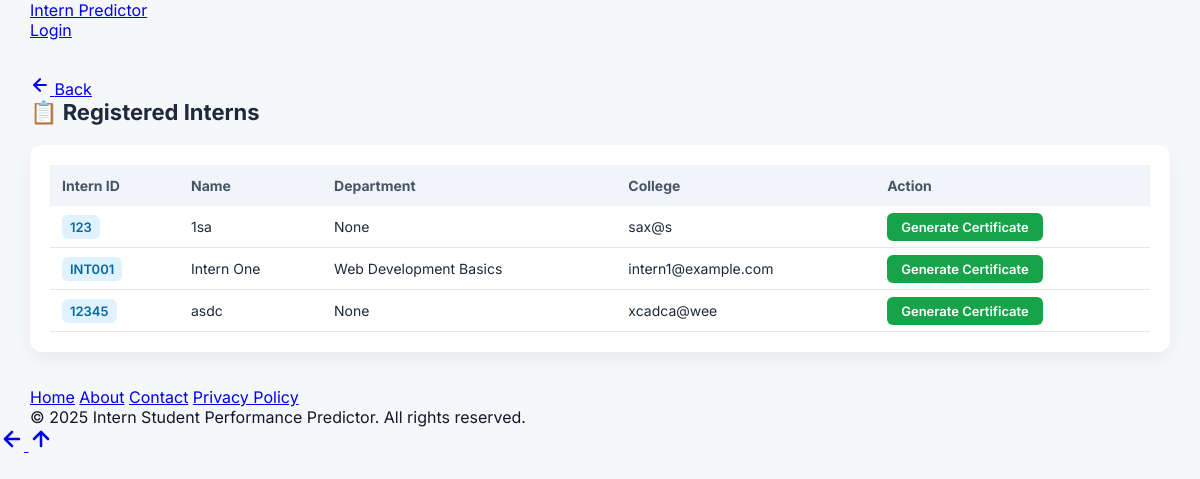
The page /admin/student-list (signed in) on the database its author committed.
### tables this page shows
CREATE TABLE students (
        id INTEGER PRIMARY KEY AUTOINCREMENT,
        unique_student_id TEXT UNIQUE NOT NULL,
        name TEXT NOT NULL,
        email TEXT UNIQUE NOT NULL,
        course_id INTEGER,
        user_id INTEGER UNIQUE,

        -- NEW FIELDS
        internship_type TEXT,
        joining_date TEXT,
        ending_date TEXT,
        college_name TEXT,
        department TEXT,

        FOREIGN KEY (course_id) REFERENCES courses(id),
        FOREIGN KEY (user_id) REFERENCES users(id)
    );

CREATE TABLE courses (
            id INTEGER PRIMARY KEY AUTOINCREMENT,
            name TEXT UNIQUE NOT NULL,
            total_expected_tasks INTEGER DEFAULT 10 -- New: For course completion calculation
        );

### app.py (the view)
@app.route('/admin/student-list')
def student_list():
    if not is_admin_logged_in():
        return redirect(url_for('login'))
    conn = sqlite3.connect(DATABASE)
    cursor = conn.cursor()
    cursor.execute('''
        SELECT s.unique_student_id, s.name, s.email, c.name AS course_name, s.id as student_db_id
        FROM students s
        LEFT JOIN courses c ON s.course_id = c.id
        ORDER BY s.name
    ''')
    students_data = cursor.fetchall()
    conn.close()
    return render_template('student_list.html', username=session['username'], students=students_data)

### app.py (called while the page is built)
def is_admin_logged_in():
    return 'role' in session and session['role'] == 'admin'

### templates/student_list.html (shortened to what this page needs)
{% extends "base.html" %}
{% block content %}
<div class="page-header">
    <h2>📋 Registered Interns</h2>
</div>
<div class="table-container">
<table>
    <thead>
        <tr>
            <th>Intern ID</th>
            <th>Name</th>
            <th>Department</th>
            <th>College</th>
            <th>Action</th>
        </tr>
    </thead>
    <tbody>
        {% for student in students %}
        <tr>
            <td><span class="id-badge">{{ student[0] }}</span></td>
            <td>{{ student[1] }}</td>
            <td>{{ student[3] }}</td>
            <td>{{ student[2] }}</td>
            <td>
<a href="{{ url_for('admin_generate_certificate', student_unique_id=student[0]) }}"
                   class="btn-generate">
                   Generate Certificate
                </a>
            </td>
        </tr>
        {% endfor %}
    </tbody>
</table>
</div>
{% endblock %}

### static/css/style.css (style rules this page uses)
:root { --bg-main: #f5f7fb; --bg-secondary: #ffffff; --card-bg: #ffffff; --border-color: #e5e7eb; --text-primary: #111827; --text-secondary: #6b7280; --primary: #2563eb; --primary-light: #3b82f6; --success: #10b981; --warning: #f59e0b; --danger: #ef4444; --purple: #8b5cf6; --teal: #14b8a6; --pink: #ec4899; --gray: #9ca3af; --radius-sm: 8px; --radius-md: 14px; --radius-lg: 20px; --shadow-sm: 0 4px 12px rgba(0,0,0,0.06); --shadow-md: 0 10px 30px rgba(0,0,0,0.08); --font-main: 'Inter', system-ui, sans-serif; }
* { margin: 0; padding: 0; box-sizing: border-box; }
body { font-family: var(--font-main); background: var(--bg-main); color: var(--text-primary); min-height: 100vh; }
.page-header { margin-bottom: 25px; }
.page-header h2 { font-size: 24px; font-weight: 700; }

### templates/student_list.html (style rules this page uses)
.page-header { margin-bottom: 20px; }
.page-header h2 { font-size: 22px; font-weight: 700; color: #1e293b; }
.table-container { background: #ffffff; padding: 20px; border-radius: 12px; box-shadow: 0 8px 18px rgba(0,0,0,0.05); overflow-x: auto; }
table { width: 100%; border-collapse: collapse; }
th { background: #f1f5f9; text-align: left; padding: 12px; font-size: 14px; color: #475569; }
td { padding: 12px; border-bottom: 1px solid #e2e8f0; font-size: 14px; color: #1e293b; }
.btn-generate { background: #16a34a; color: white; padding: 6px 14px; border-radius: 6px; text-decoration: none; font-size: 13px; font-weight: 600; transition: 0.2s; }
.id-badge { background: #e0f2fe; color: #0369a1; padding: 4px 8px; border-radius: 6px; font-weight: 600; font-size: 13px; }

### rows shown on the page
students: unique_student "123", name "1sa", student "None", email "sax@s"
students: unique_student "INT001", name "Intern One", name "Web Development Basics", email "intern1@example.com"
students: unique_student "12345", name "asdc", student "None", email "xcadca@wee"
